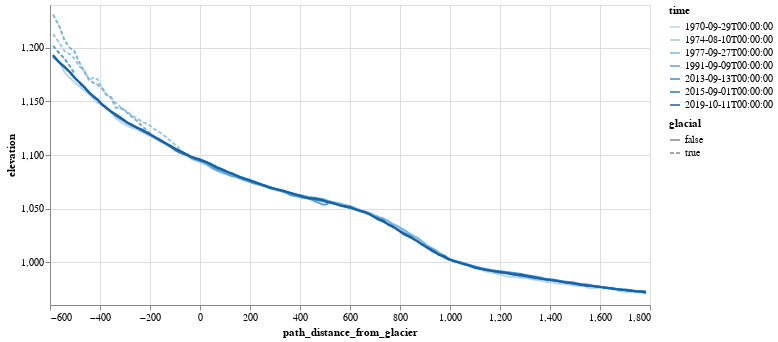

Notebook code for this chart:
### Markdown cell above
Plot elevation profiles (small)

### Code cell
alt.Chart(
    combined_gdf[[ "time", "path_distance_from_glacier", "elevation", "glacial"]].reset_index()
).mark_line().encode(
    alt.X("path_distance_from_glacier:Q"),
    alt.Y("elevation:Q", scale=alt.Scale(zero=False), impute=alt.ImputeParams(value=None)),
    alt.Color("time:O"),
    alt.StrokeDash('glacial:N')
).properties(
    width = 600,
    # height = 600
)

### Figure 1 — Vega-Lite specification as saved in the notebook (floating-point values rounded to 4 significant figures; data arrays with more than 128 entries replaced by an {"elided": "..."} marker saying what was removed)
{"config": {"view": {"continuousWidth": 400, "continuousHeight": 300}}, "data": {"name": "data-0b4191a305a7c7e7f4e679b71b055bb3"}, "mark": "line", "encoding": {"color": {"field": "time", "type": "ordinal"}, "strokeDash": {"field": "glacial", "type": "nominal"}, "x": {"field": "path_distance_from_glacier", "type": "quantitative"}, "y": {"field": "elevation", "impute": {"value": null}, "scale": {"zero": false}, "type": "quantitative"}}, "width": 600, "$schema": "https://vega.github.io/schema/vega-lite/v4.17.0.json", "datasets": {"data-0b4191a305a7c7e7f4e679b71b055bb3": {"elided": "756 records"}}}
